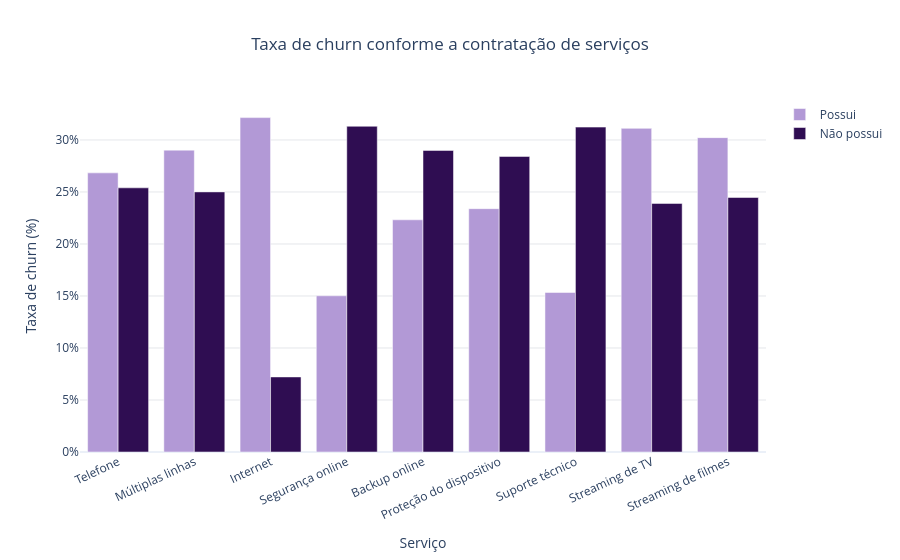

Notebook code cell kept with this figure:
### Markdown cell above
### Pergunta 4 - Quais serviços apresentam maior taxa de cancelamento?

**Gráfico antigo de serviços ajustado:** a versão original contava serviços apenas entre quem cancelou. Isso não permitia saber se um serviço estava associado a maior risco. Agora comparamos clientes que possuem e não possuem cada serviço, calculando a taxa de churn em cada grupo.

### Code cell
condicoes_servicos = {
    "Telefone": df_gold["ServicoTelefonico"].eq("Yes"),
    "Múltiplas linhas": df_gold["MultiplasLinhas"].eq("Yes"),
    "Internet": df_gold["ServicoInternet"].isin(["DSL", "Fiber optic"]),
    "Segurança online": df_gold["SegurancaOnline"].eq("Yes"),
    "Backup online": df_gold["BackupOnline"].eq("Yes"),
    "Proteção do dispositivo": df_gold["ProtecaoDispositivo"].eq("Yes"),
    "Suporte técnico": df_gold["SuporteTecnico"].eq("Yes"),
    "Streaming de TV": df_gold["StreamingTV"].eq("Yes"),
    "Streaming de filmes": df_gold["StreamingFilmes"].eq("Yes"),
}

linhas_servicos = []
for nome_servico, possui in condicoes_servicos.items():
    for status, mascara in [("Possui", possui), ("Não possui", ~possui)]:
        grupo = df_gold.loc[mascara]
        n = len(grupo)
        cancelamentos = int(grupo["CancelamentoBooleano"].sum())
        linhas_servicos.append({
            "Servico": nome_servico,
            "Situacao": status,
            "Clientes": n,
            "Cancelamentos": cancelamentos,
            "TaxaChurnPct": cancelamentos / n * 100 if n else np.nan
        })

gold_churn_servicos = pd.DataFrame(linhas_servicos)
display(gold_churn_servicos.sort_values(["Servico", "Situacao"]))

fig = px.bar(
    gold_churn_servicos, x="Servico", y="TaxaChurnPct", color="Situacao",
    barmode="group", custom_data=["Clientes", "Cancelamentos"],
    color_discrete_map={"Possui": "#B299D6", "Não possui": "#2F0D52"},
    title="Taxa de churn conforme a contratação de serviços",
    labels={"Servico": "Serviço", "TaxaChurnPct": "Taxa de churn (%)", "Situacao": "Situação do serviço"},
    template="plotly_white"
)
fig.update_traces(hovertemplate="<b>%{x}</b><br>%{fullData.name}<br>Taxa de churn: %{y:.1f}%<br>Clientes: %{customdata[0]:,}<br>Cancelamentos: %{customdata[1]:,}<extra></extra>")
fig.update_layout(title_x=0.5, yaxis=dict(ticksuffix="%", gridcolor="#E5E7EB"), xaxis_tickangle=-25, legend_title_text="")
fig.show()

### Figure 1 — Plotly figure (JSON) as saved in the notebook; plotly's stock layout.template omitted (floating-point values rounded to 4 significant figures)
{"data": [{"alignmentgroup": "True", "customdata": [[5071, 1361], [2367, 687], [4401, 1415], [1598, 240], [1944, 434], [1932, 452], [1610, 247], [2182, 679], [2177, 658]], "hovertemplate": "<b>%{x}</b><br>%{fullData.name}<br>Taxa de churn: %{y:.1f}%<br>Clientes: %{customdata[0]:,}<br>Cancelamentos: %{customdata[1]:,}<extra></extra>", "legendgroup": "Possui", "marker": {"color": "#B299D6", "pattern": {"shape": ""}}, "name": "Possui", "offsetgroup": "Possui", "orientation": "v", "showlegend": true, "textposition": "auto", "type": "bar", "x": ["Telefone", "Múltiplas linhas", "Internet", "Segurança online", "Backup online", "Proteção do dispositivo", "Suporte técnico", "Streaming de TV", "Streaming de filmes"], "xaxis": "x", "y": [26.84, 29.02, 32.15, 15.02, 22.33, 23.4, 15.34, 31.12, 30.23], "yaxis": "y"}, {"alignmentgroup": "True", "customdata": [[563, 143], [3267, 817], [1233, 89], [4036, 1264], [3690, 1070], [3702, 1052], [4024, 1257], [3452, 825], [3457, 846]], "hovertemplate": "<b>%{x}</b><br>%{fullData.name}<br>Taxa de churn: %{y:.1f}%<br>Clientes: %{customdata[0]:,}<br>Cancelamentos: %{customdata[1]:,}<extra></extra>", "legendgroup": "Não possui", "marker": {"color": "#2F0D52", "pattern": {"shape": ""}}, "name": "Não possui", "offsetgroup": "Não possui", "orientation": "v", "showlegend": true, "textposition": "auto", "type": "bar", "x": ["Telefone", "Múltiplas linhas", "Internet", "Segurança online", "Backup online", "Proteção do dispositivo", "Suporte técnico", "Streaming de TV", "Streaming de filmes"], "xaxis": "x", "y": [25.4, 25.01, 7.218, 31.32, 29.0, 28.42, 31.24, 23.9, 24.47], "yaxis": "y"}], "layout": {"barmode": "group", "legend": {"title": {"text": ""}, "tracegroupgap": 0}, "title": {"text": "Taxa de churn conforme a contratação de serviços", "x": 0.5}, "xaxis": {"anchor": "y", "domain": [0, 1], "tickangle": -25, "title": {"text": "Serviço"}}, "yaxis": {"anchor": "x", "domain": [0, 1], "gridcolor": "#E5E7EB", "ticksuffix": "%", "title": {"text": "Taxa de churn (%)"}}}}
